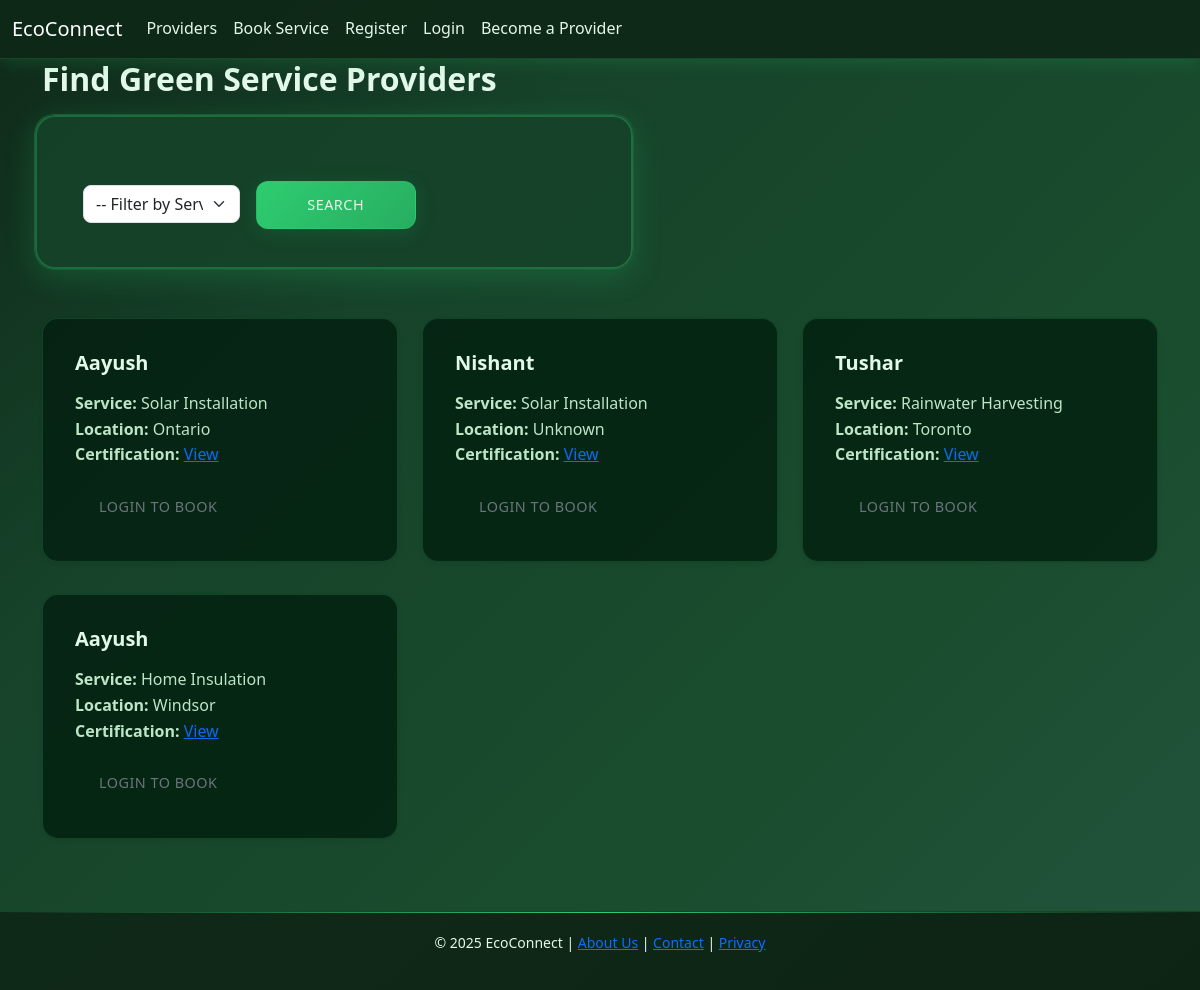
The page /providers/ on the database as committed earlier.
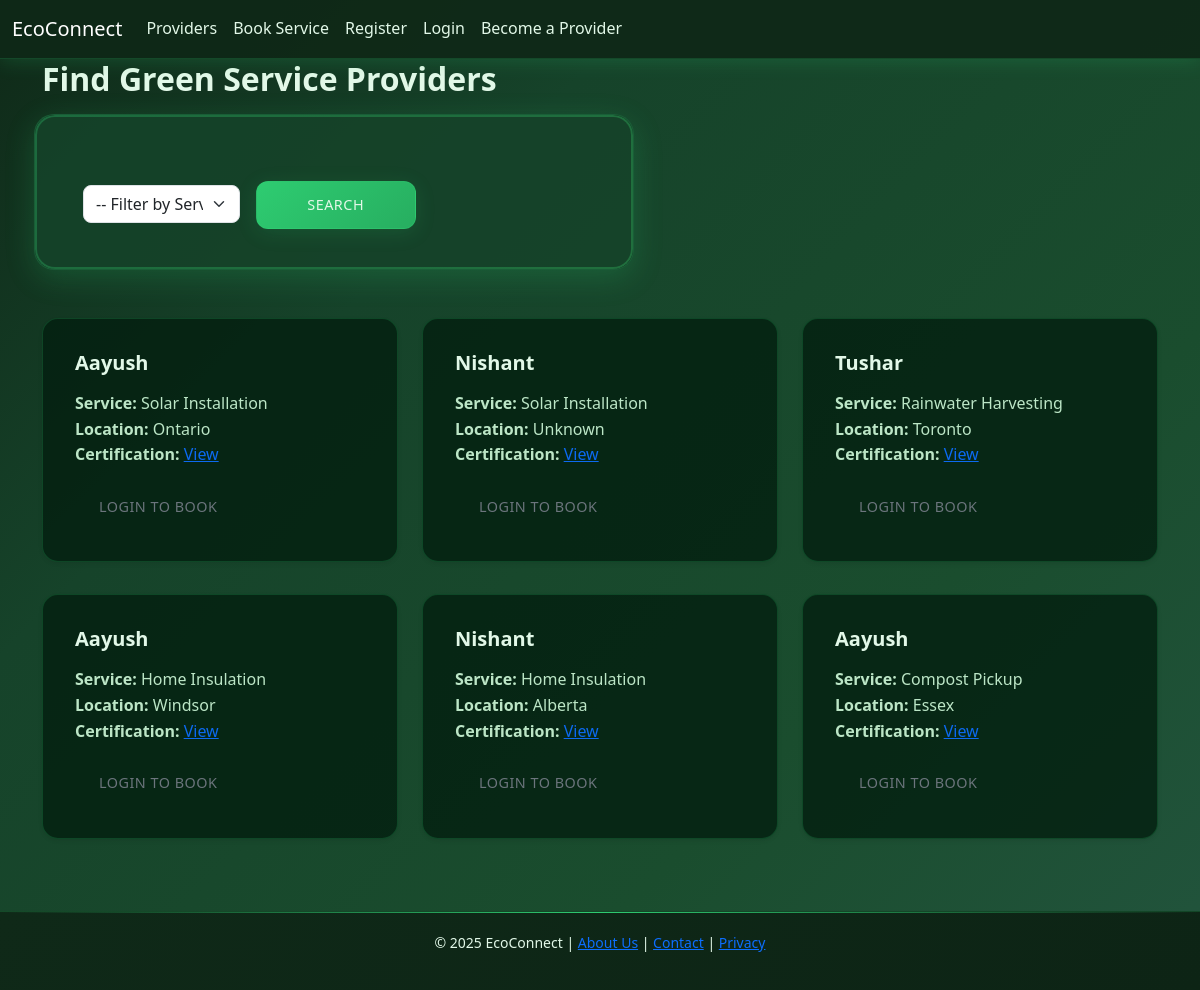
The same page on the database as committed later.
### services/models.py (models this page shows, shortened)
class ServiceProvider(models.Model):
    SERVICE_TYPES = [
        ('solar', 'Solar Installation'),
        ('insulation', 'Home Insulation'),
        ('compost', 'Compost Pickup'),
        ('rainwater', 'Rainwater Harvesting'),
    ]
    user = models.ForeignKey(User, on_delete=models.CASCADE)
    name = models.CharField(max_length=100)
    service_type = models.CharField(max_length=50, choices=SERVICE_TYPES)
    location = models.CharField(max_length=100)
    certification = models.FileField(upload_to='certifications/', null=True, blank=True)

### services/views.py (the view)
# urls.py: path('providers/', views.ProviderListView.as_view(), name='providers'),
class ProviderListView(ListView):
    model = ServiceProvider
    template_name = 'services/provider_list.html'
    context_object_name = 'providers'
    def get_queryset(self):
        query = self.request.GET.get('q')
        if query:
            return ServiceProvider.objects.filter(service_type=query)
        return ServiceProvider.objects.all()

### services/templates/services/provider_list.html (shortened to what this page needs)
{% extends 'services/base.html' %}
{% block content %}
<h2 class="mb-4">Find Green Service Providers</h2>
<form method="get" class="row g-3 mb-5">
    <div class="col-md-4">
        <select name="q" class="form-select">
            <option value="">-- Filter by Service Type --</option>
        </select>
    </div>
    <div class="col-auto">
        <button type="submit" class="btn btn-success">Search</button>
    </div>
</form>
<div class="row">
    {% for provider in providers %}
        <div class="col-md-4 mb-4">
            <div class="card shadow-sm h-100">
                <div class="card-body">
                    <h5 class="card-title">{{ provider.name }}</h5>
                    <p class="card-text">
                        <strong>Service:</strong> {{ provider.get_service_type_display }}<br>
                        <strong>Location:</strong> {{ provider.location }}<br>
                        <strong>Certification:</strong>
                        {% if provider.certification %}
                            <a href="{{ provider.certification.url }}" target="_blank">View</a>
                        {% else %}
                            Not uploaded
                        {% endif %}
                    </p>
                    {% if user.is_authenticated %}
                        <a href="{% url 'book_service' %}" class="btn btn-outline-primary btn-sm">Book Now</a>
                    {% else %}
                        <a href="{% url 'login' %}" class="btn btn-outline-secondary btn-sm">Login to Book</a>
                    {% endif %}
                </div>
            </div>
        </div>
    {% empty %}
        <p>No providers found.</p>
    {% endfor %}
</div>
{% endblock %}

Rows that differ between the two databases and show on the page:
added ServiceProvider: name "Nishant", service_type "Home Insulation", location "Alberta"
added ServiceProvider: name "Aayush", service_type "Compost Pickup", location "Essex"
